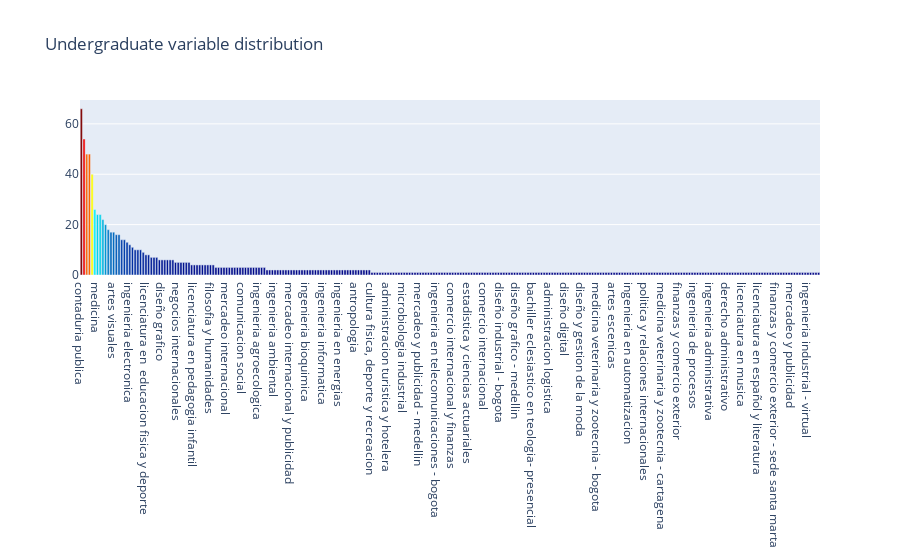

This figure's notebook cell:
### Code cell
data = [go.Bar(
            x = df1.undergraduate.unique(),
            y = df1.undergraduate.value_counts().values,
            marker= dict(colorscale='Jet',
                         color = df1.undergraduate.value_counts().values
                        ),
            text='Text entries attributed to undergraduate Category'
    )]

layout = go.Layout(
    title='Undergraduate variable distribution'
)

fig = go.Figure(data=data, layout=layout)

py.iplot(fig, filename='basic-bar')

### Figure 1 — Plotly figure (JSON) as saved in the notebook; plotly's stock layout.template omitted (floating-point values rounded to 4 significant figures; data arrays with more than 128 entries replaced by an {"elided": "..."} marker saying what was removed)
{"data": [{"marker": {"color": {"elided": "275 int values"}, "colorscale": [[0, "rgb(0,0,131)"], [0.2, "rgb(0,60,170)"], [0.4, "rgb(5,255,255)"], [0.6, "rgb(255,255,0)"], [0.8, "rgb(250,0,0)"], [1, "rgb(128,0,0)"]]}, "text": "Text entries attributed to undergraduate Category", "type": "bar", "x": {"elided": "275 str values"}, "y": {"elided": "275 int values"}}], "layout": {"title": {"text": "Undergraduate variable distribution"}, "xaxis": {"type": "category", "range": [-0.5, 274.5], "autorange": true}, "yaxis": {"type": "linear", "range": [0, 69.47], "autorange": true}, "autosize": true}}
